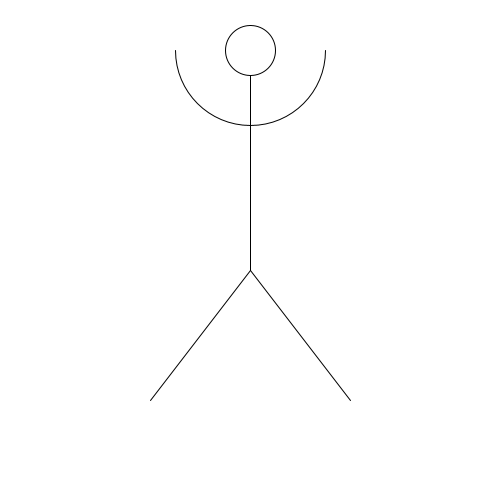
Frame 1 (no input)
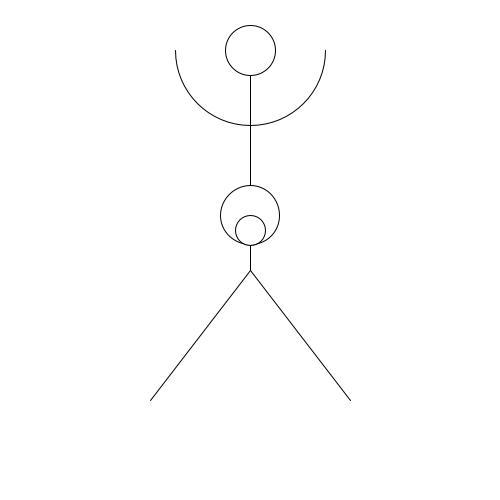
Frame 60 (the mouse pressed at the canvas centre just before this capture)
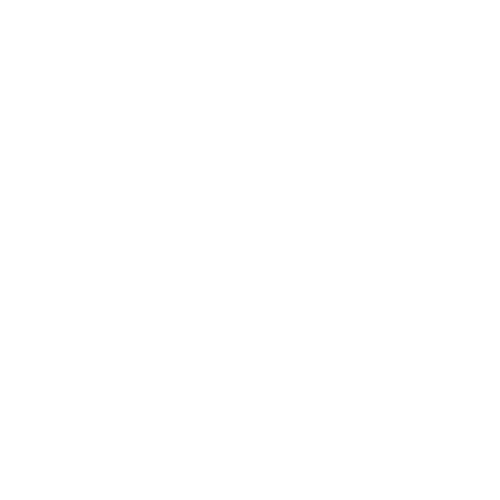
Frame 120 (the mouse held since frame 60 and released just before this capture)

The Processing sketch that drew these frames (run headless with seeded random() and noise(); from frame 60 on, the mouse is pressed at the canvas centre):

// Processing sketch: pregnant_stick
// ── pregnant_stick.pde
// Create an integer variable called i and store the value 0 in it:
int i = 230;
int x = 250;
int belly = 0;


void setup() {
  // Create a 500 pixel by 500 pixel window:
  size(500, 500); 
  
}

void draw() {
  // Set the background to white:
  background(255, 255, 255);
  
  //draw the stick figure person
  line(250, 30, 250, 270);
  ellipse(250, 50, 50, 50);
  line(250, 270, 350, 400);
  line(250, 270, 150, 400);
  noFill();
  arc(250, 50, 150, 150, 0, PI);

  if (mousePressed) {
    stroke(255);
  } else {
    stroke(0);
  }
  
  
fill(255, 255, 255);
ellipse(250, 215, belly, belly);
if (belly < 200) {
   belly = belly + 1; 
}
else {
  belly = 200;
  if (i < height) { // if it's less than the height of the window:
   i = i + 1; // then add 1 to its value
 }
  else { // otherwise (if it's greater than or equal to the height of the window): 
    i = 110; // set it back to zero.
    x = 300;
    noLoop();
  } 
}


  // Set the fill to white:
  fill(255, 255, 255);

  // Draw a circle. Its y coordinate will be taken from the variable i:
  ellipse(x, i, belly/2, belly/2);
  


//Update the variable i:
 
 };
